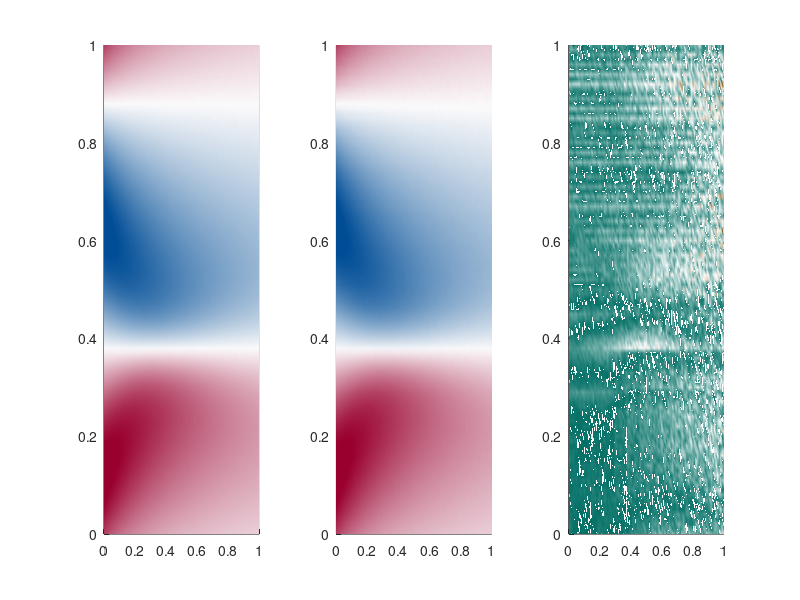

Write the MATLAB code that produced this figure.
clear all, 
clc
load Map_rebu.mat Map_rebu;
load Map_grye.mat Map_grye;
currentFolder = pwd;
fullPath = fullfile(currentFolder, 'PIDON');
addpath(fullPath)
load inter_test.mat inter_pred inter_true
Y_test = inter_true.';
Y_pred = inter_pred;
[~,N] = size(Y_test)

for k=1:N
Err(:,k) = abs(Y_pred(:,k)-Y_test(:,k))./max(Y_test(:,k));
end

t = 0:0.01:1;
x = 0:0.01:1; 

subplot(1,3,1)
surf(t,x,Y_test);
shading interp
caxis([-0.5 0.5])
view([0,90])
colormap(subplot(1,3,1),Map_rebu);

subplot(1,3,2)
surf(t,x,Y_pred); 
shading interp
caxis([-0.5 0.5])
view([0,90])
colormap(subplot(1,3,2),Map_rebu);

subplot(1,3,3)
surf(t,x,Err);
shading interp
% caxis([0 0.6])
view([0,90])
colormap(subplot(1,3,3),Map_grye);
